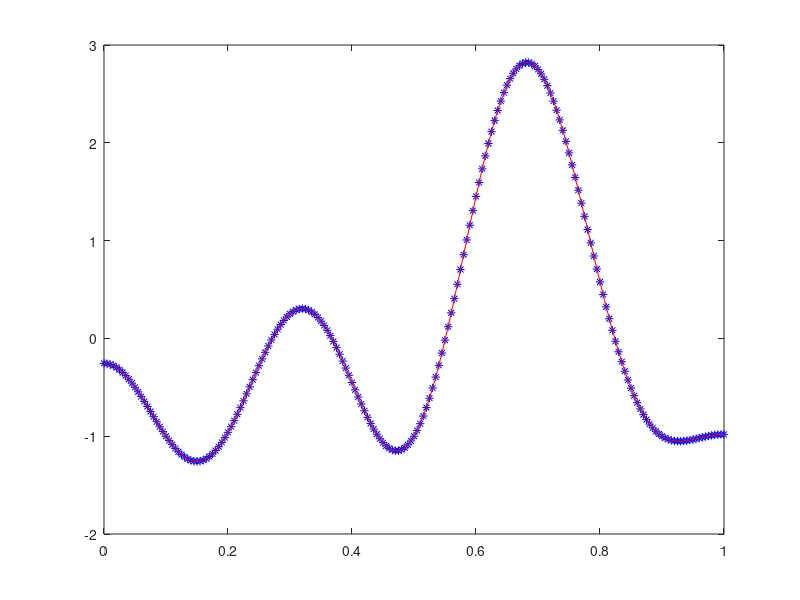
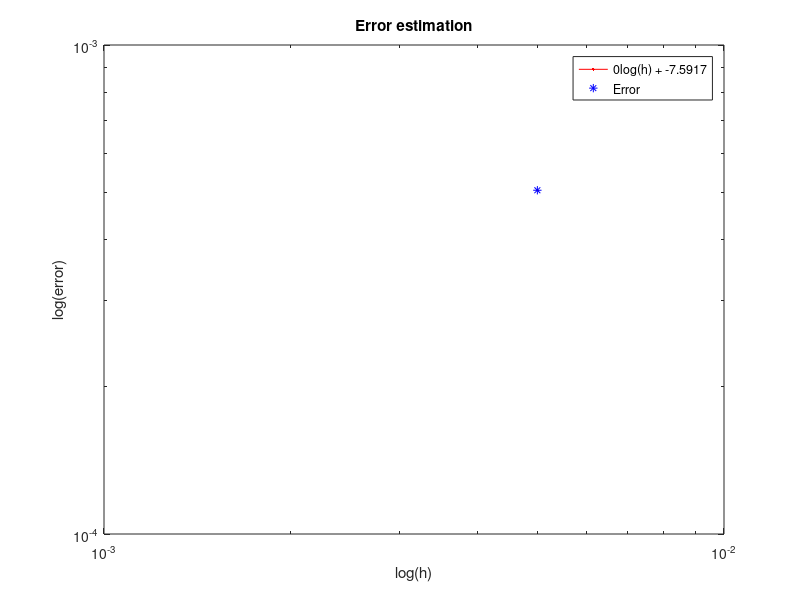

The MATLAB source for these figures, in order:
close all;
N = 201;
x0 = 0;
xN = 1;
h = (xN-x0)./(N-1);
k = zeros(1,length(N));
k2 = zeros(1,length(N));
t0 = 0;
T = 0.7;
c = 1;
lambda = pi*c/xN;

%%%%%% Initial data %%%%%%
u_x0 = 0; u_xN = 0; % Neumann
u0 = @(x) cos(lambda.*x/c) + 2*cos(2*lambda.*x/c) + cos(3*lambda.*x/c) + cos(4*lambda.*x/c) + cos(5*lambda.*x/c) + cos(6*lambda.*x/c);
u0_t = 0;
u_exact = @(x,t) cos(lambda.*t)*cos(lambda.*x/c) + cos(2*lambda.*t)*2*cos(2*lambda.*x/c) + cos(3*lambda.*t)*cos(3*lambda.*x/c)+ cos(4*lambda.*t)*cos(4*lambda.*x/c) + cos(5*lambda.*t)*cos(5*lambda.*x/c) + cos(6*lambda.*t)*cos(6*lambda.*x/c);
%%%%%%%%%%%%%%%%%%%%%%%%%%

e1 = cell(1,length(N));
eN = cell(1,length(N));
d1 = cell(1,length(N));
dN = cell(1,length(N));
H = cell(1,length(N));
M = cell(1,length(N));
D2 = cell(1,length(N));
u = cell(1, length(N));
x = cell(1, length(N));
t = cell(1, length(N));
error = zeros(1, length(N));
for j = 1:length(N)
   e1{1,j} = zeros(1,N(j));
   eN{1,j} = zeros(1,N(j));
   d1{1,j} = zeros(1,N(j));
   dN{1,j} = zeros(1,N(j));
   e1{1,j}(1,1) = 1;   
   eN{1,j}(1,end) = 1;
   %%%%%% second-order D2%%%%%% (But first???)
%    d1{1,j}(1,1:3) = 1/h(j)*[-3/2 2 -1/2];
%    dN{1,j}(1,(end-2):end) = 1/h(j)*[1/2 -2 3/2];
%    H{1,j} = h(j)*diag(ones(1,N(j)));
%    H{1,j}(1,1) = H{1,j}(1,1)/2; 
%    H{1,j}(end,end) = H{1,j}(end,end)/2;
%    M{1,j} = (1/h(j))*(zeros(N(j))  + diag(2*ones(N(j) ,1)) + diag(-ones(N(j)-1,1), 1) + diag(-ones(N(j)-1,1), -1));  
%    M{1,j}(1,1) = M{1,j}(1,1)/2; 
%    M{1,j}(end,end) = M{1,j}(end,end)/2;

   %%%%%% fourth-order D2%%%%%%
   d1{1,j}(1,1:4) = 1/h(j)*[11/6 -3 3/2 -1/3];
   dN{1,j}(1,(end-3):end) = 1/h(j)*[1/3 -3/2 3 -11/6];
   H{1,j} = diag(ones(1,N(j)));
   H{1,j}(1,1) = 17/48; H{1,j}(end,end) = 17/48;
   H{1,j}(2,2) = 59/48; H{1,j}(end-1,end-1) = 59/48;
   H{1,j}(3,3) = 43/48; H{1,j}(end-2,end-2) = 43/48;
   H{1,j}(4,4) = 49/48; H{1,j}(end-3,end-3) = 49/48;
   H{1,j} = h(j) * H{1,j};
   M{1,j} = (zeros(N(j))  + diag(5/2*ones(N(j) ,1)) + diag(-4/3*ones(N(j)-1,1), 1) + diag(-4/3*ones(N(j)-1,1), -1) + diag(1/12*ones(N(j)-2,1), 2) + diag(1/12*ones(N(j)-2,1), -2));  
   M_U1 = [9/8 -59/48 1/12 1/48]; M_U2 = [-59/48 59/24 -59/48 0]; M_U3 = [1/12 -59/48 55/24 -59/48]; M_U4 = [1/48 0 -59/48 59/24];
   M{1,j}(1,1:4) = M_U1; M{1,j}(2,1:4) = M_U2; M{1,j}(3,1:4) = M_U3; M{1,j}(4,1:4) = M_U4;
   M{1,j}(end,(end-3):end) = fliplr(M_U1); M{1,j}(end-1,(end-3):end) = fliplr(M_U2); M{1,j}(end-2,(end-3):end) = fliplr(M_U3); M{1,j}(end-3,(end-3):end) = fliplr(M_U4);
   M{1,j} = 1/h(j) * M{1,j};
   %%%%%%%%%%%%%%%%%%%%%%%%%%%%
   
   %%%%%%%%%%%%%%%%%%%%%%%%%%%%
   D2{1,j} = H{1,j}\(-M{1,j}-e1{1,j}'*d1{1,j}+eN{1,j}'*dN{1,j});
   %%%%%%%%%%%%%%%%%%%%%%%%%%%%
   
   %%%%%%% timestep %%%%%%%
   k(j) = 2*h(j)/sqrt(max(abs(eig(c^2.*(D2{1,j} + H{1,j}\(e1{1,j}'*d1{1,j}) - H{1,j}\(eN{1,j}'*dN{1,j})))))); 
   %k(j) = h(j)/c; 
   %%%%%%%%%%%%%%%%%%%%%%%%
   
   x{1,j} = linspace(x0, xN, N(j));
   t{1,j} = linspace(t0, T, (T-t0)/k(j));
   u{1,j} = zeros(length(x{1,j}), length(t{1,j}));
   %%%%% Initial data %%%%%%%%%
   u{1,j}(:,1) = u0(x{1,j});
   u{1,j}(:,2) = k(j)*u0_t + k(j)^2/2*c^2*D2{1,j}*u{1,j}(:,1) + u{1,j}(:,1);
   %%%%%%%%%%%%%%%%%%%%%%%%%%%%
    pause on;
   for n = 3:length(t{1,j})
       u{1,j}(:,n) = k(j)^2*c^2.*(D2{1,j}*u{1,j}(:,n-1) + H{1,j}\(e1{1,j}'*(d1{1,j}*u{1,j}(:,n-1)-u_x0)) - H{1,j}\(eN{1,j}'*(dN{1,j}*u{1,j}(:,n-1)-u_xN))) + 2*u{1,j}(:,n-1) - u{1,j}(:,n-2);
%        figure(j);
%        plot(x{1,j},u{1,j}(:,n),'*b');
%        hold on;
%        plot(x{1,j},u_exact(x{1,j},t{1,j}(n)),'r');
%        axis([x0 xN -4 7]);
%        pause(0.0001);
%        hold off;
   end   
   figure(j);
   plot(x{1,j},u{1,j}(:,end),'*b');
   hold on;
   plot(x{1,j},u_exact(x{1,j},t{1,j}(end)),'r');
   hold off;
   error(j) = norm(-u{1,j}(:,end)'+ u_exact(x{1,j},t{1,j}(end)),2)/sqrt(N(j));
end
figure(j+1);
p = polyfit(log(h),log(error),1);
y = polyval(p,log(h));
loglog(h, exp(y),'r',h,error, 'b*');
legend([num2str(p(1)),'log(h) + ', num2str(p(2))],'Error');
xlabel('log(h)');
ylabel('log(error)');
title('Error estimation');
